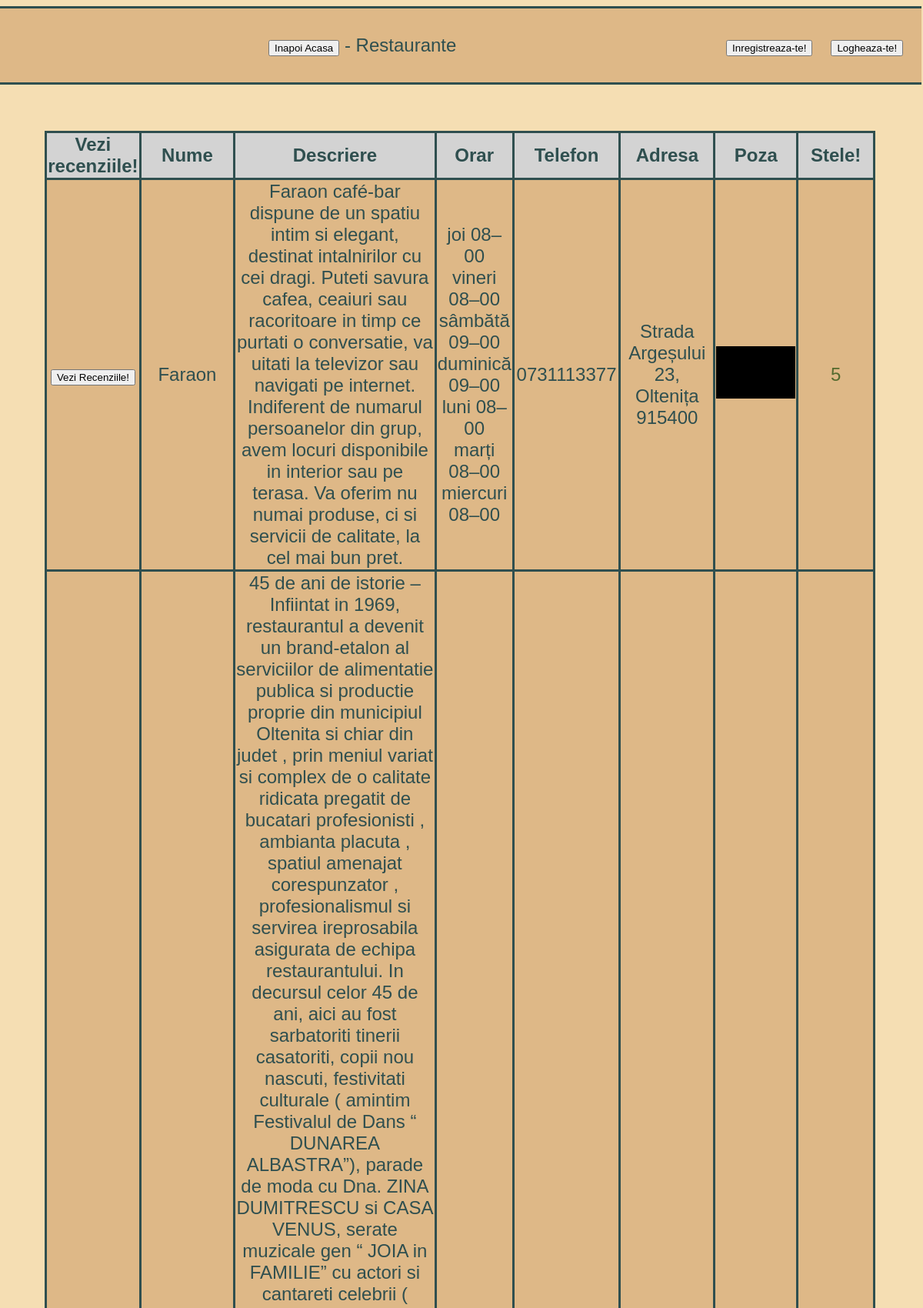
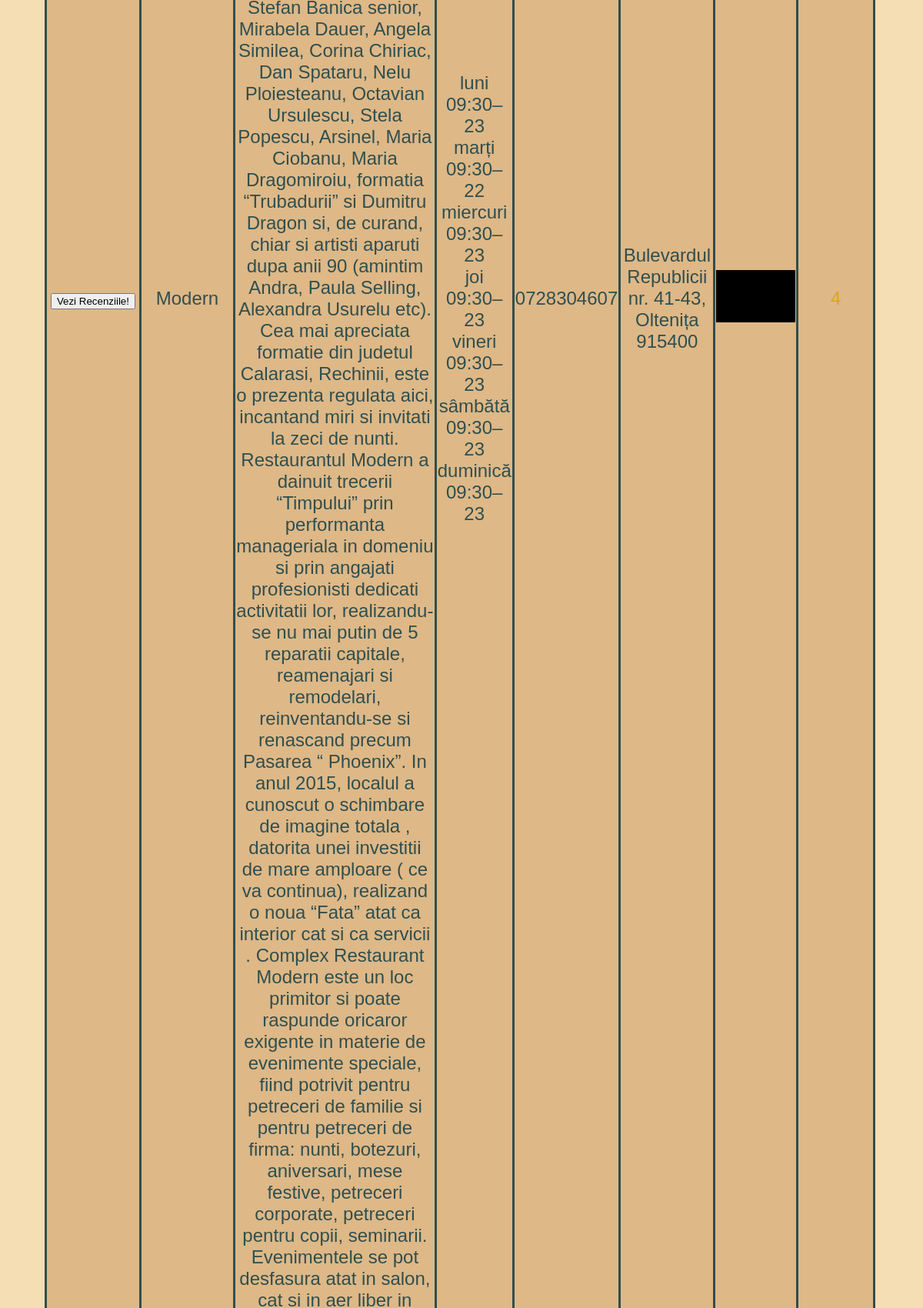
Page /restaurante.php (upper part) on the committed database (2 pictures, top to bottom).
### tables this page shows
CREATE TABLE `restaurante` (
  `idRestaurant` int(10) UNSIGNED NOT NULL,
  `nume` varchar(50) NOT NULL,
  `poza` varchar(20) NOT NULL,
  `adresa` tinytext NOT NULL,
  `telefon` varchar(10) NOT NULL,
  `orar` text NOT NULL,
  `descriere` text NOT NULL
);

### restaurante.php (the view, shortened to what this page needs)
<!DOCTYPE html>
<html>
<head>
<link rel="stylesheet" type="text/css" href="main.css">
<?php
$mysqli = new mysqli('localhost','root','','oltenita');
$sql="SELECT * FROM restaurante";
$rs=$mysqli->query($sql);
?>
</head>
<header>
	<a href="index.php"><input type="button" value="Inapoi Acasa"></a> - Restaurante
	<?php
	if(isset($_SESSION['login'])&&$_SESSION['login']=='logged'&&isset($_SESSION['username'])&&!($_SESSION['username']==''))
	{
	?>
	<div class="divright" style="margin-right:3%">
	<form action="" method="post">
	<input name="elog" id="elog" type="hidden" value="0">
	<a href="register.php"><input type="submit" value="Deconecteaza-te!"></a>
	</form>
	<?php
	if(isset($_POST['elog']))
	{
		session_start();
		session_destroy();
		header('Location: index.php');
	}
	?>
	</div>
	<div class="divright" style="margin-right:2%"><?php echo $_SESSION['username']?></div>
	<?php
	}
	else
	{
	?>
	<div class="divright" style="margin-right:2%"><a href="login.php"><input type="button" value="Logheaza-te!"></a></div>
	<div class="divright" style="margin-right:2%"><a href="register.php"><input type="button" value="Inregistreaza-te!"></a></div>
	<?php
	}
	?>
</header>
<body>
	<table style="width:90%" class="center">
		<thead>
			<tr>
				<th>Vezi recenziile!</th>
				<th>Nume</th>
				<th>Descriere</th>
				<th>Orar</th>
				<th>Telefon</th>
				<th>Adresa</th>
				<th>Poza</th>
				<th>Stele!</th>
			</tr>
		</thead>
		<tbody>
			<?php
				while($row=$rs->fetch_assoc()){
			?>
				<tr>
					<td>
						<form action="" method="post">
							<input type="submit" value="Vezi Recenziile!">
						</form>
					</td>
					<td><?php echo $row['nume'];?></td>
					<td><?php echo $row['descriere'];?></td>
					<td><?php echo $row['orar'];?></td>
					<td><?php echo $row['telefon'];?></td>
					<td><?php echo $row['adresa'];?></td>
					<td style="width:10%;"><img class="tabelprezentare" src="imagini/restaurante/<?php echo $row['poza'];?>"></td>
					<td><?php $sql2="SELECT * FROM `recenziirestaurante` WHERE idInstitutie='".$row['idRestaurant']."';";
						$rs2=$mysqli->query($sql2);
						$rez=0;
						$medie=0;
						while($row2=$rs2->fetch_assoc()){
						$rez=$rez+$row2['stele'];
						$medie++;
						}
						if(!($medie==0)){
							?><span style="color:FireBrick !important;"><?php echo round($rez/$medie); ?></span><?php
							if(($rez/$medie>2)&&($rez/$medie<=3.5)){
							?><span style="color:GoldenRod!important;"><?php echo round($rez/$medie); ?></span><?php
										}
							if(($rez/$medie>3.5)&&($rez/$medie<=5)){
							?><span style="color:DarkOliveGreen !important;"><?php echo round($rez/$medie); ?></span><?php
										}
							}
						else {?><span style="color:brown!important;"><?php echo 'Nu exista recenzii pentru aceasta institutie!'; ?></span><?php
										}
						?> </td>
				</tr>
			<?php
				}
			?>
		</tbody>
	</table>
</body>
</html>

### main.css (style rules this page uses)
body { width:100%; background-color:Wheat ; color:DarkSlateGrey; font-family:helvetica; font-size:150%; overflow-x: hidden; margin-left:-0.15%; }
header { background-color:burlywood; width:100%; text-align:center; line-height:400%; margin-bottom:5%; border-bottom: solid DarkSlateGrey; border-top: solid DarkSlateGrey; }
.divright { float:right; }
.center { margin-left:auto; margin-right:auto; }
table { border-collapse:collapse; border: solid DarkSlateGrey; }
tr { border: solid DarkSlateGrey; }
th { background-color:lightgrey; border: solid DarkSlateGrey; }
td { background-color:burlywood; border: solid DarkSlateGrey; }
a:link { color:DarkSlateGrey !important; text-decoration:none !important; }
.tabelprezentare { max-width:100%; max-height:100%; }

### restaurante.php (style rules this page uses)
td { text-align:center; }

### rows in the picture
restaurante: nume "Faraon", descriere "Faraon café-bar dispune de un spatiu intim si elegant, destinat intalnirilor cu cei dragi. Puteti savura cafea, ceaiuri sau racoritoare in timp ce purtati o conversatie, va uitati la televizor sau navigati pe internet. Indiferent de numarul persoanelor din grup, avem locuri disponibile in interior sau pe terasa. Va oferim nu numai produse, ci si servicii de calitate, la cel mai bun pret.", orar "joi 08–00 vineri 08–00 sâmbătă 09–00 duminică 09–00 luni 08–00 marți 08–00 miercuri 08–00", telefon "0731113377", adresa "Strada Argeșului 23, Oltenița 915400", poza (picture), medie "5"
restaurante: nume "Modern", orar "luni 09:30–23 marți 09:30–22 miercuri 09:30–23 joi 09:30–23 vineri 09:30–23 sâmbătă 09:30–23 duminică 09:30–23", telefon "0728304607", adresa "Bulevardul Republicii nr. 41-43, Oltenița 915400", poza (picture), medie "4"
